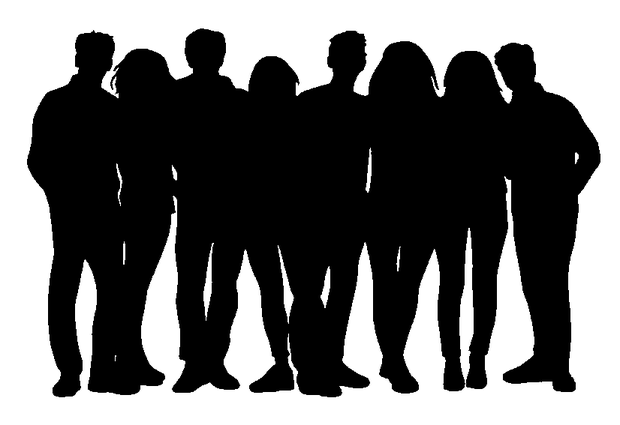
#> input picture imagenes/img01.png, 620 x 425 px, shrunk from 826 x 567 before the run
$ python -i P7P3.py   (imports and definitions only)
#> lines starting #> are read from the running program, lines starting #| are printed output that depends on the picture
#> further down, picture is the input picture: shape (425, 620, 3); min 0, max 255, mean 108.9
import cv2
import numpy as np
import matplotlib.pyplot as plt

# [16 lines left out: function load_image, not called in this run]

def display_images(original, processed, title="Resultado"):
    """Display the original and processed images side by side using Matplotlib."""
    plt.figure(figsize=(10, 5))

    plt.subplot(1, 2, 1)
    plt.title("Original")
    plt.imshow(original, cmap="gray")
    plt.axis("off")

    plt.subplot(1, 2, 2)
    plt.title("Procesada")
    plt.imshow(processed, cmap="gray")
    plt.axis("off")

    plt.suptitle(title)
    plt.show()

def morphological_operations(img):
    """Perform basic morphological operations based on mathematical definitions."""
    print("Operaciones morfológicas:")
    print("1. Erosión: Reduce objetos eliminando píxeles en los bordes.")
    print("2. Dilatación: Amplía objetos añadiendo píxeles en los bordes.")
    print("3. Apertura: Suaviza contornos eliminando ruido (Erosión seguida de Dilatación).")
    print("4. Cierre: Rellena huecos pequeños (Dilatación seguida de Erosión).")
    choice = input("Selecciona una operación: ")
#> the answer given: 1

    kernel_size = int(input("Introduce el tamaño del kernel (e.g., 3): "))
#> the answer given: 100
    print("Selecciona la forma del elemento estructurante:")
    print("1. Rectangular")
    print("2. Elíptico")
    print("3. Cruz")
    shape_choice = input("Introduce el número de la forma: ")
#> the answer given: 1

    if shape_choice == "1":
        kernel = cv2.getStructuringElement(cv2.MORPH_RECT, (kernel_size, kernel_size))
    elif shape_choice == "2":
        kernel = cv2.getStructuringElement(cv2.MORPH_ELLIPSE, (kernel_size, kernel_size))
    elif shape_choice == "3":
        kernel = cv2.getStructuringElement(cv2.MORPH_CROSS, (kernel_size, kernel_size))
    else:
        print("Opción inválida. Usando forma rectangular por defecto.")
        kernel = cv2.getStructuringElement(cv2.MORPH_RECT, (kernel_size, kernel_size))

    if choice == "1":
        result = cv2.erode(img, kernel, iterations=1)
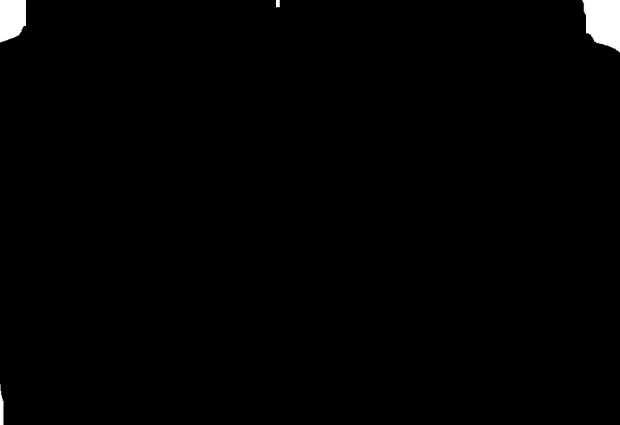
#> result: shape (425, 620, 3); min 0, max 255, mean 2.5
    elif choice == "2":
        result = cv2.dilate(img, kernel, iterations=1)
    elif choice == "3":
        result = cv2.morphologyEx(img, cv2.MORPH_OPEN, kernel)
    elif choice == "4":
        result = cv2.morphologyEx(img, cv2.MORPH_CLOSE, kernel)
    else:
        print("Opción inválida. Inténtalo de nuevo.")
        return morphological_operations(img)

    display_images(img, result, title="Operación Morfológica")
#> in display_images, `plt.show()`:
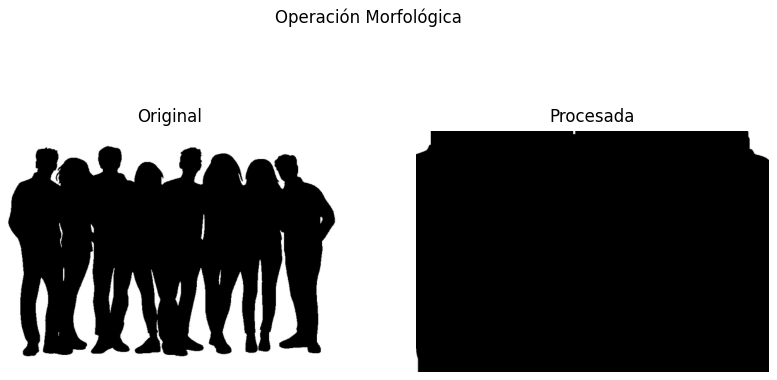
#> figure drawn by matplotlib, 2 panels

# [77 lines left out: functions rellenar_hoyos, boundary_extraction, connected_components, main, not called in this run]

# [2 lines not run here, left out]

>>> import cv2
>>> picture = cv2.imread('../imagenes/img01.png')
>>> result = morphological_operations(picture)
